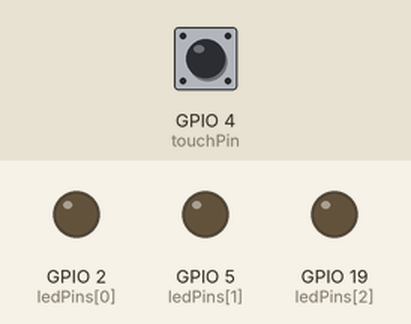
This sketch was run on a simulated ESP32. On the bench: output pins drawn as LEDs (lit = HIGH). The inputs (shaded band) are chosen by the test bench; at power-on: GPIO 4 (touchPin) HIGH. What the sketch prints to the serial monitor is not drawn.

Above: at 0.05 s.
At 0.4 s:
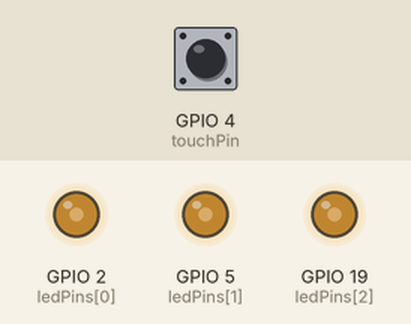
At 0.75 s:
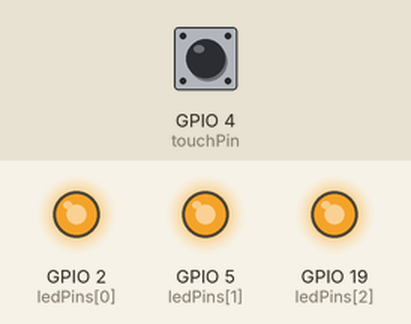
At 1.1 s:
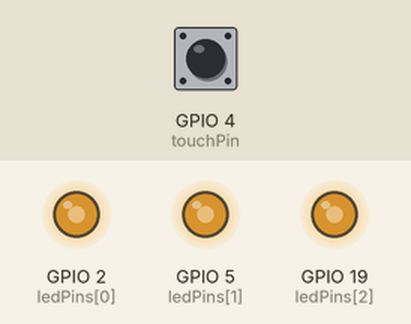
At 1.45 s:
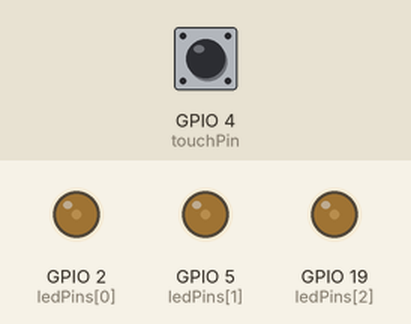
Timing chart, 0 to 3.6 s (numbered marks = the images above):
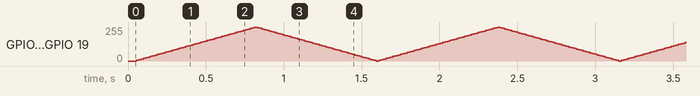

The sketch:

ex05.ino
```cpp
// 定义引脚
const int touchPin = 4;  // 触摸传感器控制信号引脚 D4
const int ledPins[] = {2, 5, 19}; // LED引脚 D2 D5 D19
const int ledCount = 3;  // LED数量

// 触摸自锁 + 档位切换变量
bool lastTouchState = false; // 上一次触摸状态
const int threshold = 700;   // 触摸阈值
int speedGear = 1;           // 呼吸灯速度档位：1=慢 2=中 3=快

// 呼吸灯变量
int brightness = 0;    // LED亮度
int fadeStep = 5;      // 亮度变化步长
bool isFadeUp = true;  // 呼吸方向：true=变亮 false=变暗

void setup() {
  // 串口波特率 115200
  Serial.begin(115200);

  // 初始化LED引脚
  for (int i = 0; i < ledCount; i++) {
    pinMode(ledPins[i], OUTPUT);
    analogWrite(ledPins[i], 0); // 初始熄灭
  }

  // 初始化触摸引脚
  pinMode(touchPin, INPUT);
  Serial.println("=== 3档触摸调速呼吸灯已启动 ===");
}

void loop() {
  // ===================== 1. 触摸检测 + 档位切换 =====================
  int rawValue = touchRead(touchPin);
  Serial.print("触摸数值: ");
  Serial.print(rawValue);
  Serial.print("  | 当前档位: ");
  Serial.println(speedGear);

  bool currentTouchState = (rawValue < threshold);

  // 边缘检测：触摸瞬间切换档位
  if (currentTouchState == true && lastTouchState == false) {
    speedGear++;          // 档位+1
    if (speedGear > 3) {  // 3档循环：1→2→3→1
      speedGear = 1;
    }
    delay(50); // 防抖
  }
  lastTouchState = currentTouchState;

  // ===================== 2. 根据档位设置呼吸速度 =====================
  int delayTime;  // 延时时间（控制呼吸快慢）
  switch (speedGear) {
    case 1:
      delayTime = 30;   // 1档：慢速呼吸
      break;
    case 2:
      delayTime = 15;   // 2档：中速呼吸
      break;
    case 3:
      delayTime = 5;    // 3档：快速呼吸
      break;
    default:
      delayTime = 30;
  }

  // ===================== 3. 呼吸灯核心PWM逻辑 =====================
  if (isFadeUp) {
    brightness += fadeStep;   // 亮度递增
    if (brightness >= 255) {  // 达到最亮
      brightness = 255;
      isFadeUp = false;       // 切换为递减
    }
  } else {
    brightness -= fadeStep;   // 亮度递减
    if (brightness <= 0) {    // 达到最暗
      brightness = 0;
      isFadeUp = true;        // 切换为递增
    }
  }

  // 给所有LED设置亮度
  for (int i = 0; i < ledCount; i++) {
    analogWrite(ledPins[i], brightness);
  }

  delay(delayTime); // 档位控制延时，改变呼吸速度
}
```
